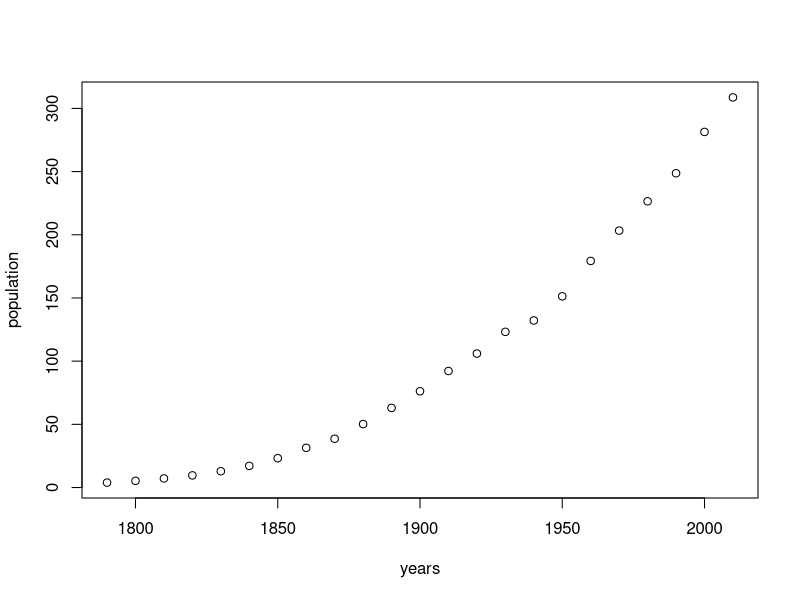
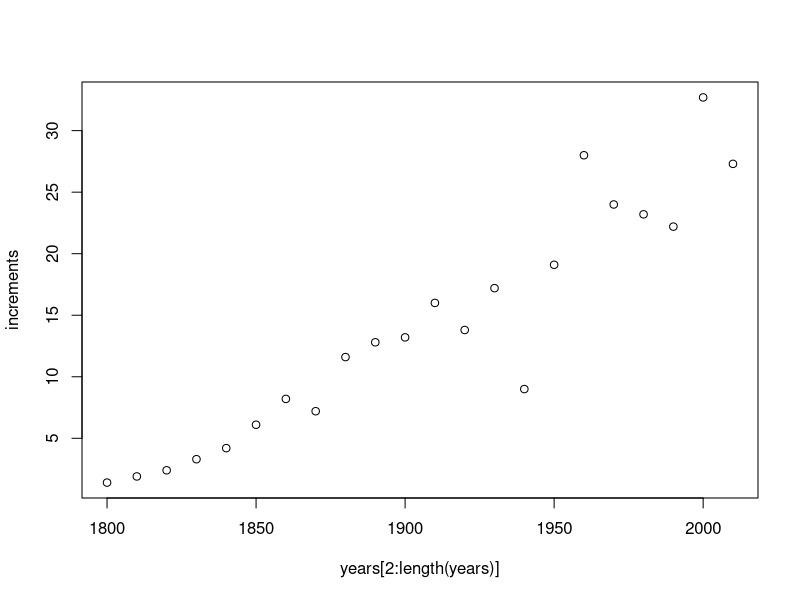
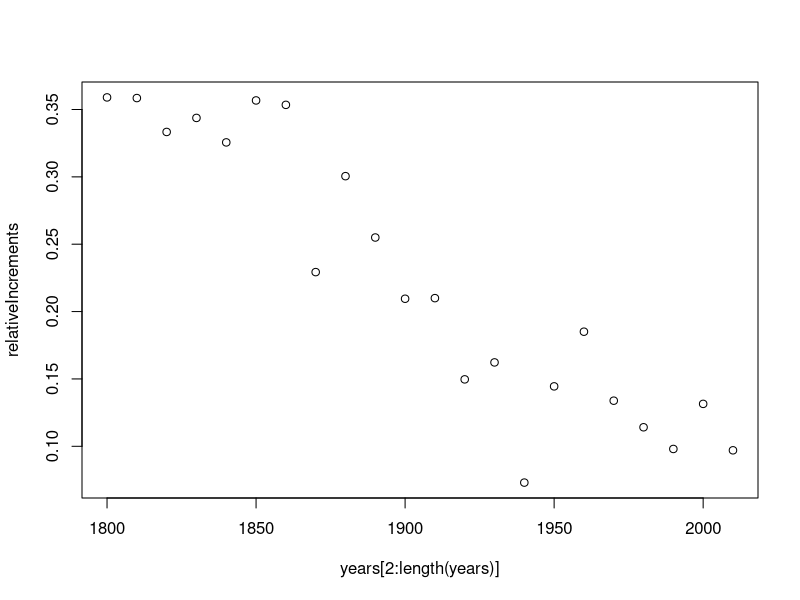

Recreate these plots in R, in order.
# Title     : TODO
# Objective : TODO
# Created by: seqre
# Created on: 02/05/2020

# Zad 5
years <- c(1790, 1800, 1810, 1820, 1830, 1840, 1850, 1860, 1870, 1880, 1890, 1900, 1910, 1920, 1930, 1940, 1950, 1960,
           1970, 1980, 1990, 2000, 2010)
population <- c(3.9, 5.3, 7.2, 9.6, 12.9, 17.1, 23.2, 31.4, 38.6, 50.2, 63.0, 76.2, 92.2, 106.0, 123.2, 132.2, 151.3,
                179.3, 203.3, 226.5, 248.7, 281.4, 308.7)

# a)
plot(years, population)
# Widać trend wzrostowy, populacja rośnie.

# b)
increments <- numeric(length(years) - 1)
for (i in 1:(length(years) - 1)) {
  increments[i] <- population[i + 1] - population[i]
}
avgInc <- mean(increments)
medianInc <- median(increments)
varInc <- var(increments)
cat("Increments average: ", avgInc, "\n")
cat("Increments median: ", medianInc, "\n")
cat("Increments variance: ", varInc, "\n")
# Populacja USA w ciągu dekady rośnie o coraz większą wartość

# c)
plot(years[2:length(years)], increments)
# Przyrost populacji USA ciągle rośnie

# d)
relativeIncrements <- numeric(length(years) - 1)
for (i in 1:(length(years) - 1)) {
  relativeIncrements[i] <- (population[i + 1] - population[i]) / population[i]
}
avgRInc <- mean(relativeIncrements)
medianRInc <- median(relativeIncrements)
varRInc <- var(relativeIncrements)
cat("Relative increments average: ", avgRInc, "\n")
cat("Relative increments median: ", medianRInc, "\n")
cat("Relative increments variance: ", varRInc, "\n")

# e)
plot(years[2:length(years)], relativeIncrements)
# Widać trend spadkowy.

# f)
# Można spodziewać się ujemnej korelacji.

# g)
correlation <- cor(increments, relativeIncrements, method = "pearson")
cat("Correlation: ", correlation, "\n")